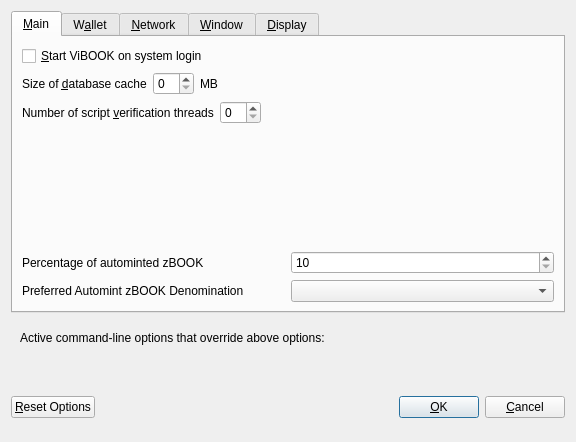
<?xml version="1.0" encoding="UTF-8"?>
<ui version="4.0">
 <class>OptionsDialog</class>
 <widget class="QDialog" name="OptionsDialog">
  <property name="geometry">
   <rect>
    <x>0</x>
    <y>0</y>
    <width>576</width>
    <height>442</height>
   </rect>
  </property>
  <property name="windowTitle">
   <string>Options</string>
  </property>
  <property name="modal">
   <bool>true</bool>
  </property>
  <layout class="QVBoxLayout" name="verticalLayout">
   <item>
    <widget class="QTabWidget" name="tabWidget">
     <property name="currentIndex">
      <number>0</number>
     </property>
     <widget class="QWidget" name="tabMain">
      <attribute name="title">
       <string>&amp;Main</string>
      </attribute>
      <layout class="QVBoxLayout" name="verticalLayout_Main">
       <item>
        <widget class="QCheckBox" name="bitcoinAtStartup">
         <property name="toolTip">
          <string>Automatically start ViBOOK after logging in to the system.</string>
         </property>
         <property name="text">
          <string>&amp;Start ViBOOK on system login</string>
         </property>
        </widget>
       </item>
       <item>
        <layout class="QHBoxLayout" name="horizontalLayout_2_Main">
         <item>
          <widget class="QLabel" name="databaseCacheLabel">
           <property name="text">
            <string>Size of &amp;database cache</string>
           </property>
           <property name="textFormat">
            <enum>Qt::PlainText</enum>
           </property>
           <property name="buddy">
            <cstring>databaseCache</cstring>
           </property>
          </widget>
         </item>
         <item>
          <widget class="QSpinBox" name="databaseCache"/>
         </item>
         <item>
          <widget class="QLabel" name="databaseCacheUnitLabel">
           <property name="text">
            <string>MB</string>
           </property>
           <property name="textFormat">
            <enum>Qt::PlainText</enum>
           </property>
          </widget>
         </item>
         <item>
          <spacer name="horizontalSpacer_2_Main">
           <property name="orientation">
            <enum>Qt::Horizontal</enum>
           </property>
           <property name="sizeHint" stdset="0">
            <size>
             <width>40</width>
             <height>20</height>
            </size>
           </property>
          </spacer>
         </item>
        </layout>
       </item>
       <item>
        <layout class="QHBoxLayout" name="horizontalLayout_3_Main">
         <item>
          <widget class="QLabel" name="threadsScriptVerifLabel">
           <property name="text">
            <string>Number of script &amp;verification threads</string>
           </property>
           <property name="textFormat">
            <enum>Qt::PlainText</enum>
           </property>
           <property name="buddy">
            <cstring>threadsScriptVerif</cstring>
           </property>
          </widget>
         </item>
         <item>
          <widget class="QSpinBox" name="threadsScriptVerif">
           <property name="toolTip">
            <string>(0 = auto, &lt;0 = leave that many cores free)</string>
           </property>
          </widget>
         </item>
         <item>
          <spacer name="horizontalSpacer_3_Main">
           <property name="orientation">
            <enum>Qt::Horizontal</enum>
           </property>
           <property name="sizeHint" stdset="0">
            <size>
             <width>40</width>
             <height>20</height>
            </size>
           </property>
          </spacer>
         </item>
        </layout>
       </item>
       <item>
        <spacer name="verticalSpacer_2">
         <property name="orientation">
          <enum>Qt::Vertical</enum>
         </property>
         <property name="sizeHint" stdset="0">
          <size>
           <width>20</width>
           <height>40</height>
          </size>
         </property>
        </spacer>
       </item>
       <item>
        <layout class="QHBoxLayout" name="horizontalLayout_3">
         <item>
          <widget class="QLabel" name="percentage_label">
           <property name="toolTip">
            <string>Percentage of incoming VIBOOK which get automatically converted to zBOOK via Zerocoin Protocol (min: 10%)</string>
           </property>
           <property name="text">
            <string>Percentage of autominted zBOOK</string>
           </property>
          </widget>
         </item>
         <item>
          <widget class="QSpinBox" name="zeromintPercentage">
           <property name="minimum">
            <number>10</number>
           </property>
           <property name="maximum">
            <number>100</number>
           </property>
          </widget>
         </item>
        </layout>
       </item>
       <item>
        <layout class="QHBoxLayout" name="horizontalLayout" stretch="0,0">
         <property name="sizeConstraint">
          <enum>QLayout::SetFixedSize</enum>
         </property>
         <item>
          <widget class="QLabel" name="labelPreferredDenom">
           <property name="maximumSize">
            <size>
             <width>16777215</width>
             <height>16777215</height>
            </size>
           </property>
           <property name="toolTip">
            <string>Wait with automatic conversion to Zerocoin until enough VIBOOK for this denomination is available</string>
           </property>
           <property name="text">
            <string>Preferred Automint zBOOK Denomination</string>
           </property>
          </widget>
         </item>
         <item>
          <widget class="QComboBox" name="preferredDenom">
           <property name="maximumSize">
            <size>
             <width>16777215</width>
             <height>27</height>
            </size>
           </property>
           <property name="toolTip">
            <string>Wait with automatic conversion to Zerocoin until enough VIBOOK for this denomination is available</string>
           </property>
           <property name="maxVisibleItems">
            <number>9</number>
           </property>
           <property name="maxCount">
            <number>9</number>
           </property>
          </widget>
         </item>
        </layout>
       </item>
      </layout>
     </widget>
     <widget class="QWidget" name="tabWallet">
      <attribute name="title">
       <string>W&amp;allet</string>
      </attribute>
      <layout class="QVBoxLayout" name="verticalLayout_Wallet">
       <item>
        <widget class="QGroupBox" name="groupBox">
         <property name="title">
          <string>Expert</string>
         </property>
         <layout class="QVBoxLayout" name="verticalLayout_2">
          <item>
           <widget class="QCheckBox" name="coinControlFeatures">
            <property name="toolTip">
             <string>Whether to show coin control features or not.</string>
            </property>
            <property name="text">
             <string>Enable coin &amp;control features</string>
            </property>
           </widget>
          </item>
          <item>
           <widget class="QCheckBox" name="showMasternodesTab">
            <property name="toolTip">
             <string>Show additional tab listing all your masternodes in first sub-tab&lt;br/&gt;and all masternodes on the network in second sub-tab.</string>
            </property>
            <property name="text">
             <string>Show Masternodes Tab</string>
            </property>
           </widget>
          </item>
          <item>
           <widget class="QCheckBox" name="spendZeroConfChange">
            <property name="toolTip">
             <string>If you disable the spending of unconfirmed change, the change from a transaction&lt;br/&gt;cannot be used until that transaction has at least one confirmation.&lt;br/&gt;This also affects how your balance is computed.</string>
            </property>
            <property name="text">
             <string>&amp;Spend unconfirmed change</string>
            </property>
           </widget>
          </item>
         </layout>
        </widget>
       </item>
       <item>
        <spacer name="verticalSpacer_Wallet">
         <property name="orientation">
          <enum>Qt::Vertical</enum>
         </property>
         <property name="sizeHint" stdset="0">
          <size>
           <width>20</width>
           <height>40</height>
          </size>
         </property>
        </spacer>
       </item>
      </layout>
     </widget>
     <widget class="QWidget" name="tabNetwork">
      <attribute name="title">
       <string>&amp;Network</string>
      </attribute>
      <layout class="QVBoxLayout" name="verticalLayout_Network">
       <item>
        <widget class="QCheckBox" name="mapPortUpnp">
         <property name="toolTip">
          <string>Automatically open the ViBOOK client port on the router. This only works when your router supports UPnP and it is enabled.</string>
         </property>
         <property name="text">
          <string>Map port using &amp;UPnP</string>
         </property>
        </widget>
       </item>
       <item>
        <widget class="QCheckBox" name="allowIncoming">
         <property name="toolTip">
          <string>Accept connections from outside</string>
         </property>
         <property name="text">
          <string>Allow incoming connections</string>
         </property>
        </widget>
       </item>
       <item>
        <widget class="QCheckBox" name="connectSocks">
         <property name="toolTip">
          <string>Connect to the ViBOOK network through a SOCKS5 proxy.</string>
         </property>
         <property name="text">
          <string>&amp;Connect through SOCKS5 proxy (default proxy):</string>
         </property>
        </widget>
       </item>
       <item>
        <layout class="QHBoxLayout" name="horizontalLayout_1_Network">
         <item>
          <widget class="QLabel" name="proxyIpLabel">
           <property name="text">
            <string>Proxy &amp;IP:</string>
           </property>
           <property name="textFormat">
            <enum>Qt::PlainText</enum>
           </property>
           <property name="buddy">
            <cstring>proxyIp</cstring>
           </property>
          </widget>
         </item>
         <item>
          <widget class="QValidatedLineEdit" name="proxyIp">
           <property name="minimumSize">
            <size>
             <width>140</width>
             <height>0</height>
            </size>
           </property>
           <property name="maximumSize">
            <size>
             <width>140</width>
             <height>16777215</height>
            </size>
           </property>
           <property name="toolTip">
            <string>IP address of the proxy (e.g. IPv4: 127.0.0.1 / IPv6: ::1)</string>
           </property>
          </widget>
         </item>
         <item>
          <widget class="QLabel" name="proxyPortLabel">
           <property name="text">
            <string>&amp;Port:</string>
           </property>
           <property name="textFormat">
            <enum>Qt::PlainText</enum>
           </property>
           <property name="buddy">
            <cstring>proxyPort</cstring>
           </property>
          </widget>
         </item>
         <item>
          <widget class="QLineEdit" name="proxyPort">
           <property name="minimumSize">
            <size>
             <width>55</width>
             <height>0</height>
            </size>
           </property>
           <property name="maximumSize">
            <size>
             <width>55</width>
             <height>16777215</height>
            </size>
           </property>
           <property name="toolTip">
            <string>Port of the proxy (e.g. 9050)</string>
           </property>
          </widget>
         </item>
         <item>
          <spacer name="horizontalSpacer_1_Network">
           <property name="orientation">
            <enum>Qt::Horizontal</enum>
           </property>
           <property name="sizeHint" stdset="0">
            <size>
             <width>40</width>
             <height>20</height>
            </size>
           </property>
          </spacer>
         </item>
        </layout>
       </item>
       <item>
        <spacer name="verticalSpacer_Network">
         <property name="orientation">
          <enum>Qt::Vertical</enum>
         </property>
         <property name="sizeHint" stdset="0">
          <size>
           <width>20</width>
           <height>40</height>
          </size>
         </property>
        </spacer>
       </item>
      </layout>
     </widget>
     <widget class="QWidget" name="tabWindow">
      <attribute name="title">
       <string>&amp;Window</string>
      </attribute>
      <layout class="QVBoxLayout" name="verticalLayout_Window">
       <item>
        <widget class="QCheckBox" name="minimizeToTray">
         <property name="toolTip">
          <string>Show only a tray icon after minimizing the window.</string>
         </property>
         <property name="text">
          <string>&amp;Minimize to the tray instead of the taskbar</string>
         </property>
        </widget>
       </item>
       <item>
        <widget class="QCheckBox" name="minimizeOnClose">
         <property name="toolTip">
          <string>Minimize instead of exit the application when the window is closed. When this option is enabled, the application will be closed only after selecting Quit in the menu.</string>
         </property>
         <property name="text">
          <string>M&amp;inimize on close</string>
         </property>
        </widget>
       </item>
       <item>
        <spacer name="verticalSpacer_Window">
         <property name="orientation">
          <enum>Qt::Vertical</enum>
         </property>
         <property name="sizeHint" stdset="0">
          <size>
           <width>20</width>
           <height>40</height>
          </size>
         </property>
        </spacer>
       </item>
      </layout>
     </widget>
     <widget class="QWidget" name="tabDisplay">
      <attribute name="title">
       <string>&amp;Display</string>
      </attribute>
      <layout class="QVBoxLayout" name="verticalLayout_Display">
       <item>
        <layout class="QHBoxLayout" name="horizontalLayout_1_Display">
         <item>
          <widget class="QLabel" name="langLabel">
           <property name="text">
            <string>User Interface &amp;language:</string>
           </property>
           <property name="textFormat">
            <enum>Qt::PlainText</enum>
           </property>
           <property name="buddy">
            <cstring>lang</cstring>
           </property>
          </widget>
         </item>
         <item>
          <widget class="QValueComboBox" name="lang">
           <property name="toolTip">
            <string>The user interface language can be set here. This setting will take effect after restarting ViBOOK.</string>
           </property>
          </widget>
         </item>
        </layout>
       </item>
       <item>
        <widget class="QLabel" name="label_3">
         <property name="toolTip">
          <string notr="true"/>
         </property>
         <property name="statusTip">
          <string notr="true"/>
         </property>
         <property name="whatsThis">
          <string notr="true"/>
         </property>
         <property name="accessibleName">
          <string notr="true"/>
         </property>
         <property name="text">
          <string>Language missing or translation incomplete? Help contributing translations here:
https://www.transifex.com/vibook-project/vibook-project-translations</string>
         </property>
         <property name="wordWrap">
          <bool>true</bool>
         </property>
         <property name="openExternalLinks">
          <bool>true</bool>
         </property>
         <property name="textInteractionFlags">
          <set>Qt::TextBrowserInteraction</set>
         </property>
        </widget>
       </item>
       <item>
        <layout class="QHBoxLayout" name="horizontalLayout_4_Display" stretch="0,0">
         <item>
          <widget class="QLabel" name="themeLabel">
           <property name="text">
            <string>User Interface Theme:</string>
           </property>
          </widget>
         </item>
         <item>
          <widget class="QValueComboBox" name="theme"/>
         </item>
        </layout>
       </item>
       <item>
        <widget class="Line" name="line">
         <property name="orientation">
          <enum>Qt::Horizontal</enum>
         </property>
        </widget>
       </item>
       <item>
        <layout class="QHBoxLayout" name="horizontalLayout_2_Display">
         <item>
          <widget class="QLabel" name="unitLabel">
           <property name="text">
            <string>&amp;Unit to show amounts in:</string>
           </property>
           <property name="textFormat">
            <enum>Qt::PlainText</enum>
           </property>
           <property name="buddy">
            <cstring>unit</cstring>
           </property>
          </widget>
         </item>
         <item>
          <widget class="QValueComboBox" name="unit">
           <property name="toolTip">
            <string>Choose the default subdivision unit to show in the interface and when sending coins.</string>
           </property>
          </widget>
         </item>
        </layout>
       </item>
       <item>
        <layout class="QHBoxLayout" name="horizontalLayout_5_Display">
         <item>
          <widget class="QLabel" name="digitsLabel">
           <property name="text">
            <string>Decimal digits</string>
           </property>
          </widget>
         </item>
         <item>
          <widget class="QValueComboBox" name="digits"/>
         </item>
        </layout>
       </item>
       <item>
        <layout class="QHBoxLayout" name="horizontalLayout_3_Display">
         <item>
          <widget class="QLabel" name="thirdPartyTxUrlsLabel">
           <property name="toolTip">
            <string>Third party URLs (e.g. a block explorer) that appear in the transactions tab as context menu items. %s in the URL is replaced by transaction hash. Multiple URLs are separated by vertical bar |.</string>
           </property>
           <property name="text">
            <string>Third party transaction URLs</string>
           </property>
           <property name="buddy">
            <cstring>thirdPartyTxUrls</cstring>
           </property>
          </widget>
         </item>
         <item>
          <widget class="QLineEdit" name="thirdPartyTxUrls">
           <property name="toolTip">
            <string>Third party URLs (e.g. a block explorer) that appear in the transactions tab as context menu items. %s in the URL is replaced by transaction hash. Multiple URLs are separated by vertical bar |.</string>
           </property>
          </widget>
         </item>
        </layout>
       </item>
       <item>
        <spacer name="verticalSpacer">
         <property name="orientation">
          <enum>Qt::Vertical</enum>
         </property>
         <property name="sizeHint" stdset="0">
          <size>
           <width>20</width>
           <height>40</height>
          </size>
         </property>
        </spacer>
       </item>
      </layout>
     </widget>
    </widget>
   </item>
   <item>
    <widget class="QFrame" name="frame">
     <layout class="QVBoxLayout" name="verticalLayout_Bottom">
      <item>
       <layout class="QHBoxLayout" name="horizontalLayout_Bottom">
        <item>
         <widget class="QLabel" name="overriddenByCommandLineInfoLabel">
          <property name="text">
           <string>Active command-line options that override above options:</string>
          </property>
          <property name="textFormat">
           <enum>Qt::PlainText</enum>
          </property>
         </widget>
        </item>
        <item>
         <spacer name="horizontalSpacer_Bottom">
          <property name="orientation">
           <enum>Qt::Horizontal</enum>
          </property>
          <property name="sizeHint" stdset="0">
           <size>
            <width>40</width>
            <height>20</height>
           </size>
          </property>
         </spacer>
        </item>
       </layout>
      </item>
      <item>
       <widget class="QLabel" name="overriddenByCommandLineLabel">
        <property name="text">
         <string/>
        </property>
        <property name="textFormat">
         <enum>Qt::PlainText</enum>
        </property>
        <property name="wordWrap">
         <bool>true</bool>
        </property>
       </widget>
      </item>
     </layout>
    </widget>
   </item>
   <item>
    <layout class="QHBoxLayout" name="horizontalLayout_Buttons">
     <item>
      <widget class="QPushButton" name="resetButton">
       <property name="toolTip">
        <string>Reset all client options to default.</string>
       </property>
       <property name="text">
        <string>&amp;Reset Options</string>
       </property>
       <property name="autoDefault">
        <bool>false</bool>
       </property>
      </widget>
     </item>
     <item>
      <spacer name="horizontalSpacer_1">
       <property name="orientation">
        <enum>Qt::Horizontal</enum>
       </property>
       <property name="sizeHint" stdset="0">
        <size>
         <width>40</width>
         <height>48</height>
        </size>
       </property>
      </spacer>
     </item>
     <item>
      <widget class="QLabel" name="statusLabel">
       <property name="minimumSize">
        <size>
         <width>200</width>
         <height>0</height>
        </size>
       </property>
       <property name="font">
        <font>
         <weight>75</weight>
         <bold>true</bold>
        </font>
       </property>
       <property name="text">
        <string/>
       </property>
       <property name="textFormat">
        <enum>Qt::PlainText</enum>
       </property>
       <property name="wordWrap">
        <bool>true</bool>
       </property>
      </widget>
     </item>
     <item>
      <spacer name="horizontalSpacer_2">
       <property name="orientation">
        <enum>Qt::Horizontal</enum>
       </property>
       <property name="sizeHint" stdset="0">
        <size>
         <width>40</width>
         <height>48</height>
        </size>
       </property>
      </spacer>
     </item>
     <item>
      <widget class="QPushButton" name="okButton">
       <property name="text">
        <string>&amp;OK</string>
       </property>
       <property name="autoDefault">
        <bool>false</bool>
       </property>
       <property name="default">
        <bool>true</bool>
       </property>
      </widget>
     </item>
     <item>
      <widget class="QPushButton" name="cancelButton">
       <property name="text">
        <string>&amp;Cancel</string>
       </property>
       <property name="autoDefault">
        <bool>false</bool>
       </property>
      </widget>
     </item>
    </layout>
   </item>
  </layout>
 </widget>
 <customwidgets>
  <customwidget>
   <class>QValidatedLineEdit</class>
   <extends>QLineEdit</extends>
   <header>qvalidatedlineedit.h</header>
  </customwidget>
  <customwidget>
   <class>QValueComboBox</class>
   <extends>QComboBox</extends>
   <header>qvaluecombobox.h</header>
  </customwidget>
 </customwidgets>
 <resources/>
 <connections/>
</ui>
